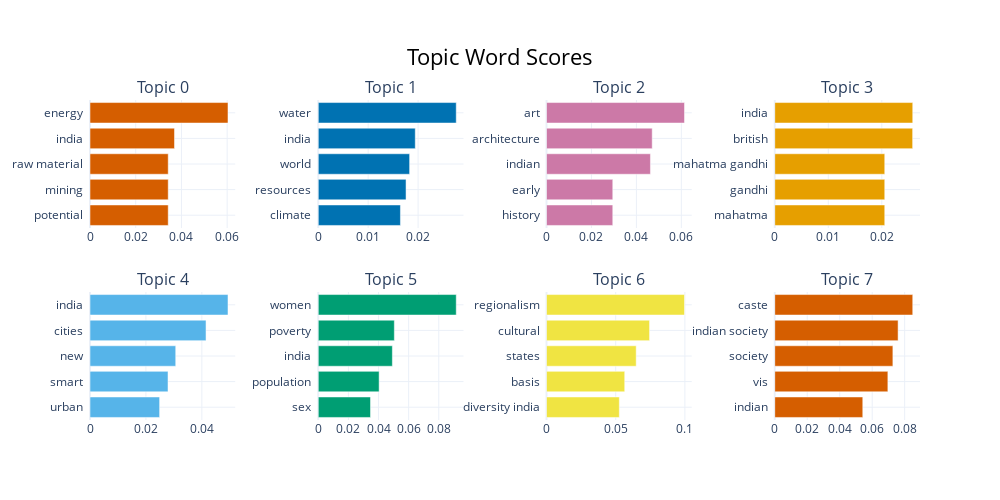

Here is the notebook cell this chart was saved with:
### Code cell
model.visualize_barchart()

### Figure 1 — Plotly figure (JSON) as saved in the notebook; plotly's stock layout.template omitted (floating-point values rounded to 4 significant figures)
{"data": [{"marker": {"color": "#D55E00"}, "orientation": "h", "type": "bar", "x": [0.03421, 0.03421, 0.03421, 0.03695, 0.06036], "xaxis": "x", "y": ["potential  ", "mining  ", "raw material  ", "india  ", "energy  "], "yaxis": "y"}, {"marker": {"color": "#0072B2"}, "orientation": "h", "type": "bar", "x": [0.01646, 0.01759, 0.0183, 0.01944, 0.02764], "xaxis": "x2", "y": ["climate  ", "resources  ", "world  ", "india  ", "water  "], "yaxis": "y2"}, {"marker": {"color": "#CC79A7"}, "orientation": "h", "type": "bar", "x": [0.02949, 0.02949, 0.04625, 0.04704, 0.0614], "xaxis": "x3", "y": ["history  ", "early  ", "indian  ", "architecture  ", "art  "], "yaxis": "y3"}, {"marker": {"color": "#E69F00"}, "orientation": "h", "type": "bar", "x": [0.02055, 0.02055, 0.02055, 0.02576, 0.02578], "xaxis": "x4", "y": ["mahatma  ", "gandhi  ", "mahatma gandhi  ", "british  ", "india  "], "yaxis": "y4"}, {"marker": {"color": "#56B4E9"}, "orientation": "h", "type": "bar", "x": [0.02489, 0.02789, 0.03065, 0.04149, 0.04934], "xaxis": "x5", "y": ["urban  ", "smart  ", "new  ", "cities  ", "india  "], "yaxis": "y5"}, {"marker": {"color": "#009E73"}, "orientation": "h", "type": "bar", "x": [0.03469, 0.04041, 0.04919, 0.05051, 0.0916], "xaxis": "x6", "y": ["sex  ", "population  ", "india  ", "poverty  ", "women  "], "yaxis": "y6"}, {"marker": {"color": "#F0E442"}, "orientation": "h", "type": "bar", "x": [0.05263, 0.05653, 0.06483, 0.07448, 0.09972], "xaxis": "x7", "y": ["diversity india  ", "basis  ", "states  ", "cultural  ", "regionalism  "], "yaxis": "y7"}, {"marker": {"color": "#D55E00"}, "orientation": "h", "type": "bar", "x": [0.0542, 0.06965, 0.07274, 0.07594, 0.08496], "xaxis": "x8", "y": ["indian  ", "vis  ", "society  ", "indian society  ", "caste  "], "yaxis": "y8"}], "layout": {"annotations": [{"font": {"size": 16}, "showarrow": false, "text": "Topic 0", "x": 0.0875, "xanchor": "center", "xref": "paper", "y": 1, "yanchor": "bottom", "yref": "paper"}, {"font": {"size": 16}, "showarrow": false, "text": "Topic 1", "x": 0.3625, "xanchor": "center", "xref": "paper", "y": 1, "yanchor": "bottom", "yref": "paper"}, {"font": {"size": 16}, "showarrow": false, "text": "Topic 2", "x": 0.6375, "xanchor": "center", "xref": "paper", "y": 1, "yanchor": "bottom", "yref": "paper"}, {"font": {"size": 16}, "showarrow": false, "text": "Topic 3", "x": 0.9125, "xanchor": "center", "xref": "paper", "y": 1, "yanchor": "bottom", "yref": "paper"}, {"font": {"size": 16}, "showarrow": false, "text": "Topic 4", "x": 0.0875, "xanchor": "center", "xref": "paper", "y": 0.4, "yanchor": "bottom", "yref": "paper"}, {"font": {"size": 16}, "showarrow": false, "text": "Topic 5", "x": 0.3625, "xanchor": "center", "xref": "paper", "y": 0.4, "yanchor": "bottom", "yref": "paper"}, {"font": {"size": 16}, "showarrow": false, "text": "Topic 6", "x": 0.6375, "xanchor": "center", "xref": "paper", "y": 0.4, "yanchor": "bottom", "yref": "paper"}, {"font": {"size": 16}, "showarrow": false, "text": "Topic 7", "x": 0.9125, "xanchor": "center", "xref": "paper", "y": 0.4, "yanchor": "bottom", "yref": "paper"}], "height": 500, "hoverlabel": {"bgcolor": "white", "font": {"family": "Rockwell", "size": 16}}, "showlegend": false, "title": {"font": {"color": "Black", "size": 22}, "text": "Topic Word Scores", "x": 0.5, "xanchor": "center", "yanchor": "top"}, "width": 1000, "xaxis": {"anchor": "y", "domain": [0, 0.175], "showgrid": true}, "xaxis2": {"anchor": "y2", "domain": [0.275, 0.45], "showgrid": true}, "xaxis3": {"anchor": "y3", "domain": [0.55, 0.725], "showgrid": true}, "xaxis4": {"anchor": "y4", "domain": [0.825, 1], "showgrid": true}, "xaxis5": {"anchor": "y5", "domain": [0, 0.175], "showgrid": true}, "xaxis6": {"anchor": "y6", "domain": [0.275, 0.45], "showgrid": true}, "xaxis7": {"anchor": "y7", "domain": [0.55, 0.725], "showgrid": true}, "xaxis8": {"anchor": "y8", "domain": [0.825, 1], "showgrid": true}, "yaxis": {"anchor": "x", "domain": [0.6, 1], "showgrid": true}, "yaxis2": {"anchor": "x2", "domain": [0.6, 1], "showgrid": true}, "yaxis3": {"anchor": "x3", "domain": [0.6, 1], "showgrid": true}, "yaxis4": {"anchor": "x4", "domain": [0.6, 1], "showgrid": true}, "yaxis5": {"anchor": "x5", "domain": [0, 0.4], "showgrid": true}, "yaxis6": {"anchor": "x6", "domain": [0, 0.4], "showgrid": true}, "yaxis7": {"anchor": "x7", "domain": [0, 0.4], "showgrid": true}, "yaxis8": {"anchor": "x8", "domain": [0, 0.4], "showgrid": true}}}
